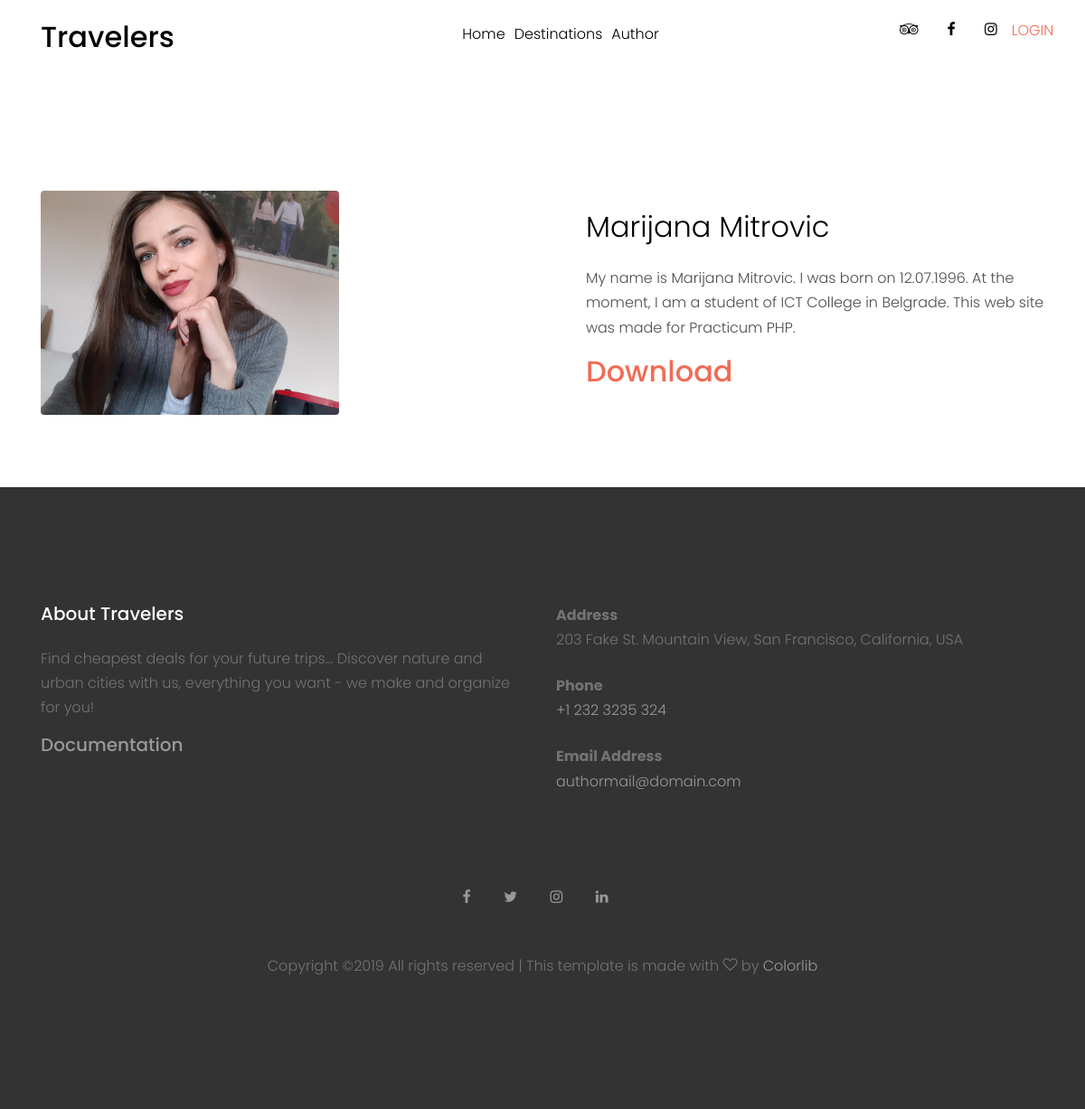
/index.php?page=author, run on the app's committed database.
### tables this page shows
CREATE TABLE `menu` (
  `id` int(11) NOT NULL,
  `title` varchar(150) NOT NULL,
  `path` varchar(150) NOT NULL
);

CREATE TABLE `author` (
  `id` int(11) NOT NULL,
  `name` varchar(50) NOT NULL,
  `last_name` varchar(50) NOT NULL,
  `bio` text NOT NULL,
  `photo` varchar(200) NOT NULL
);

### config/connection.php (called while the page is built, shortened)
<?php
try {
    $conn = new PDO("mysql:host=".SERVER.";dbname=".DATABASE.";charset=utf8", USERNAME, PASSWORD);
    $conn->setAttribute(PDO::ATTR_DEFAULT_FETCH_MODE, PDO::FETCH_OBJ);
    $conn->setAttribute(PDO::ATTR_ERRMODE, PDO::ERRMODE_EXCEPTION);
}
catch(PDOException $ex){
    echo $ex->getMessage();
}
function executeQuery($query){
    global $conn;
    return $conn->query($query)->fetchAll();
}

### models/functions.php (called while the page is built, shortened)
<?php
function getMenu(){
    return executeQuery("SELECT * FROM menu");
}
function getAuthor(){
    return executeQuery("SELECT * FROM author");
}
?>

### views/pages/author.php (the view, shortened to what this page needs)
<div class="container">
          <div class="row align-items-center justify-content-center text-center">
            <div class="col-md-8" data-aos="fade-up" data-aos-delay="400">
              <h1 class="text-white font-weight-light">About author</h1>
            </div>
          </div>
        </div>
      </div>
<?php
require_once "models/functions.php";
$aut=getAuthor();
foreach($aut as $author): ?>
    <div class="site-section" data-aos="fade-up">
      <div class="container">
        <div class="row align-items-center">
          <div class="col-md-6 mb-5 mb-md-0">
            <img src="<?=$author->photo?>" alt="Image" class="img-fluid rounded">
          </div>
          <div class="col-md-6 pl-md-5">
            <h2 class="font-weight-light text-black mb-4"><?=$author->name?>&nbsp<?=$author->last_name?></h2>
            <p><?=$author->bio?></p>
            <h2 class="font-size-regular"><a href="models/author/download_author.php">Download</a></h2>
          </div>
        </div>
      </div>
    </div>
<?php endforeach; ?>

### views/fixed/header.php (shortened to what this page needs)
<body>
 <?php
  require_once "models/functions.php";
  require_once "config/connection.php";
  ?>
  <div class="site-wrap">
    <header class="site-navbar py-1" role="banner">
      <div class="container">
        <div class="row align-items-center">
          <div class="col-6 col-xl-2">
            <h1 class="mb-0"><a href="index.html" class="text-black h2 mb-0">Travelers</a></h1>
          </div>
          <div class="col-10 col-md-8 d-none d-xl-block">
            <nav class="site-navigation position-relative text-right text-lg-center" role="navigation">
            <ul class="site-menu js-clone-nav mx-auto d-none d-lg-block">
            <?php
           $menus=getMenu();
           foreach ($menus as $menu): ?>
           <li> <a href="<?=$menu->path?>" ><?=$menu->title?> </li>
            <?php endforeach; ?>
              </ul>
            </nav>
          </div>
          <div class="col-6 col-xl-2 text-right">
            <div class="d-none d-xl-inline-block">
              <ul class="site-menu js-clone-nav ml-auto list-unstyled d-flex text-right mb-0" data-class="social">
                <li>
                  <a href="#" class="pl-0 pr-3 text-black"><span class="icon-tripadvisor"></span></a>
                </li>
                <li>
                  <a href="#" class="pl-3 pr-3 text-black"><span class="icon-facebook"></span></a>
                </li>
                <li>
                  <a href="#" class="pl-3 pr-3 text-black"><span class="icon-instagram"></span></a>
                </li>
                <?php if(isset($_SESSION['user'])):?>
                      <li><a href="models/users/logout.php">LOGOUT</a></li>
                 <?php else: ?>
                  <li><a href="index.php?page=login">LOGIN</a></li>
             <?php endif;?>
              </ul>
            </div>
          </div>
        </div>
      </div>
    </header>

### assets/css/style.css (style rules this page uses)
body { line-height: 1.7; color: #4d4d4d; font-weight: 300; font-size: 1rem; }
a { -webkit-transition: .3s all ease; -o-transition: .3s all ease; transition: .3s all ease; }
h1, h2, h3, h4, h5, .h1, .h2, .h3, .h4, .h5 { font-family: "Poppins", -apple-system, BlinkMacSystemFont, "Segoe UI", Roboto, "Helvetica Neue", Arial, sans-serif, "Apple Color Emoji", "Segoe UI Emoji", "Segoe UI Symbol", "Noto Color Emoji"; }
.text-black { color: #000 !important; }
.site-wrap:before { -webkit-transition: .3s all ease-in-out; -o-transition: .3s all ease-in-out; transition: .3s all ease-in-out; background: rgba(0, 0, 0, 0.6); content: ""; position: absolute; z-index: 2000; top: 0; left: 0; right: 0; bottom: 0; opacity: 0; visibility: hidden; }
.site-section { padding: 2.5em 0; }
@media (min-width: 768px) { .site-section { padding: 5em 0; } }
.site-navbar { margin-bottom: 0px; z-index: 1999; position: relative; }
.site-navbar .site-navigation .site-menu { margin-bottom: 0; }
.site-navbar .site-navigation .site-menu a { text-decoration: none !important; display: inline-block; }
.site-navbar .site-navigation .site-menu > li { display: inline-block; padding: 10px 5px; }
.site-navbar .site-navigation .site-menu > li > a { padding: 10px 0px; color: #000; text-decoration: none !important; }
.site-mobile-menu .site-nav-wrap { padding: 0; margin: 0; list-style: none; position: relative; }
.site-mobile-menu .site-nav-wrap a { padding: 10px 20px; display: block; position: relative; color: #212529; }
.site-mobile-menu .site-nav-wrap li { position: relative; display: block; }
.site-mobile-menu .site-nav-wrap > li { display: block; position: relative; float: left; width: 100%; }
.site-mobile-menu .site-nav-wrap > li > a { padding-left: 20px; font-size: 20px; }
.site-mobile-menu .site-nav-wrap[data-class="social"] { float: left; width: 100%; margin-top: 30px; padding-bottom: 5em; }
.site-mobile-menu .site-nav-wrap[data-class="social"] > li { width: auto; }
.img-fluid { width: 330px; height: 376; }

### data on the page
menu: title "Home"
menu: title "Destinations"
menu: title "Author"
author: photo (picture), name "Marijana", last_name "Mitrovic", bio "My name is Marijana Mitrovic. I was born on 12.07.1996. At the moment, I am a student of ICT College in Belgrade. This web site was made for Practicum PHP."
